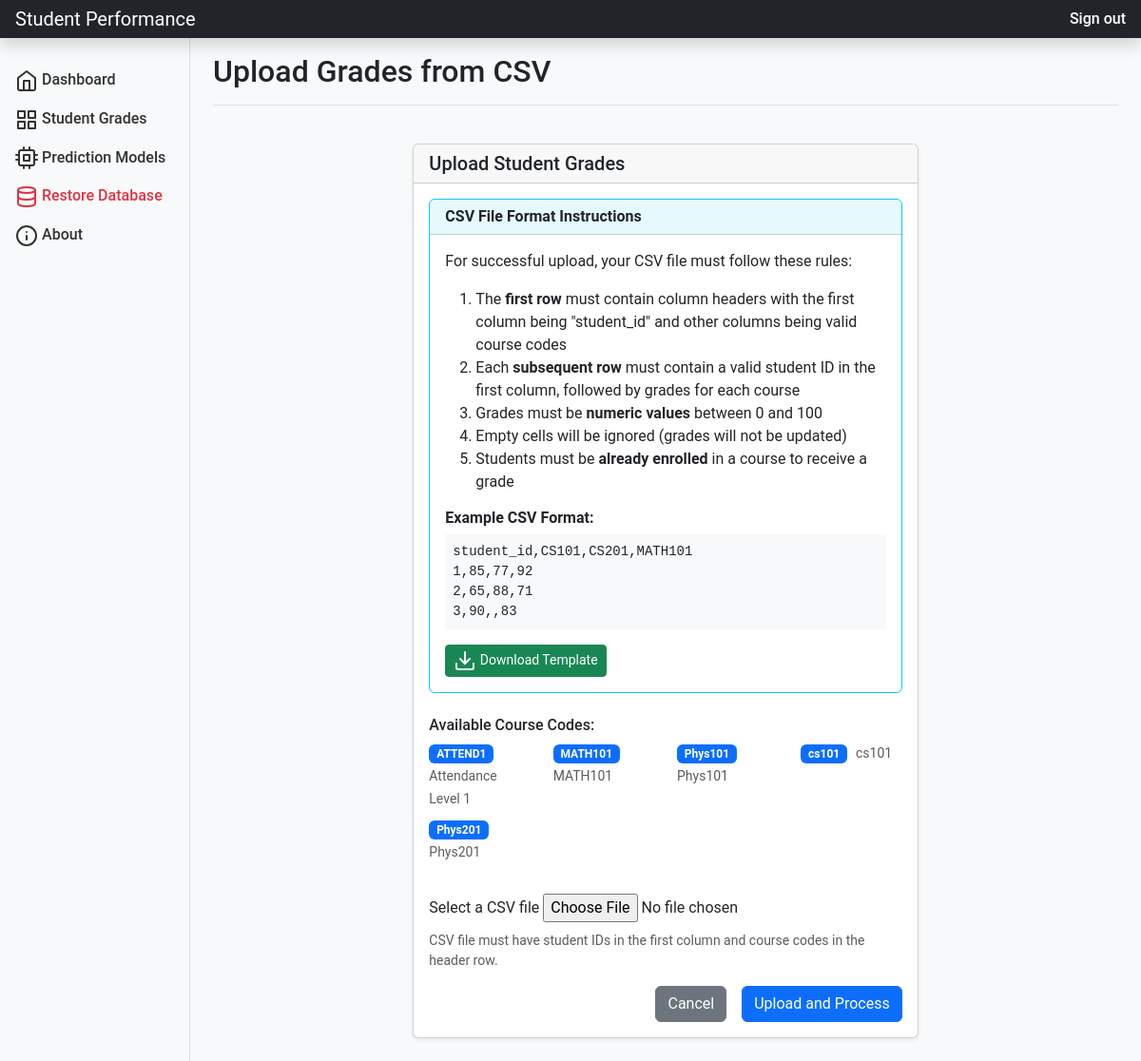
Screenshot of /upload-grades/ (signed in) with the database file from the repository.
### performance_app/models.py (models this page shows, shortened)
class Course(models.Model):
    name = models.CharField(max_length=255)
    code = models.CharField(max_length=20, unique=True)
    level = models.PositiveIntegerField(default=1)

### performance_app/views.py (the view)
# urls.py: path('upload-grades/', views.upload_grades, name='upload_grades'),
@login_required
def upload_grades(request):
    if not hasattr(request.user, 'teacher'):
        messages.warning(request, 'You need to be a teacher to access this page.')
        return redirect('dashboard')
    courses = Course.objects.all().order_by('level', 'name')
    if request.method == 'POST':
        form = GradeUploadForm(request.POST, request.FILES)
        if form.is_valid():
            csv_file = request.FILES['csv_file']
            if not csv_file.name.endswith('.csv'):
                messages.error(request, 'Please upload a CSV file.')
                return redirect('upload_grades')
            try:
                csv_data = csv_file.read().decode('utf-8')
                io_string = io.StringIO(csv_data)
                reader = csv.reader(io_string)
                header = next(reader)
                if len(header) < 2:
                    messages.error(request, 'CSV file must have at least two columns: student ID and at least one grade.')
                    return redirect('upload_grades')
                student_id_col = header[0].strip().lower()
                if not any(keyword in student_id_col for keyword in ['student', 'id']):
                    messages.warning(request, f'First column "{header[0]}" doesn\'t appear to be a student ID column, but proceeding anyway.')
                header_course_codes = [code.strip() for code in header[1:]]
                course_objects = {}
                invalid_courses = []
                for code in header_course_codes:
                    try:
                        course = Course.objects.get(code=code)
                        course_objects[code] = course
                    except Course.DoesNotExist:
                        invalid_courses.append(code)
                if invalid_courses:
                    messages.error(request, f'Invalid course codes in CSV: {", ".join(invalid_courses)}')
                    return redirect('upload_grades')
                grades_updated = 0
                students_not_found = []
                rows_processed = 0
                for row in reader:
                    rows_processed += 1
                    if not row or len(row) == 0:
                        continue  # Skip empty rows
                    try:
                        student_id = int(row[0].strip())
                    except (ValueError, IndexError):
                        messages.warning(request, f'Invalid student ID in row {rows_processed + 1}: {row[0] if row else "empty"}. Skipping this row.')
                        continue
                    try:
                        student = Student.objects.get(student_id=student_id)
                    except Student.DoesNotExist:
                        students_not_found.append(student_id)
                        continue
                    for col_index, course_code in enumerate(header_course_codes):
                        if col_index + 1 >= len(row):
                            continue
                        grade_value = row[col_index + 1].strip()
                        if not grade_value:
                            continue
                        try:
                            grade_float = float(grade_value)
                            if grade_float < 0 or grade_float > 100:
                                messages.warning(request, f'Invalid grade value {grade_float} for student {student_id} in course {course_code}. Grades must be between 0 and 100.')
                                continue
                            course = course_objects.get(course_code)
                            student_grade, created = StudentGrade.objects.update_or_create(
                                student=student,
                                course=course,
                                defaults={'grade': grade_float}
                            )
                            grades_updated += 1
                        except ValueError:
                            messages.warning(request, f'Invalid grade format for student {student_id} in course {course_code}: {grade_value}')
                if grades_updated > 0:
                    messages.success(request, f'Successfully updated {grades_updated} grades from {rows_processed} rows.')
                else:
                    messages.warning(request, 'No grades were updated. Please check the CSV format and try again.')
                if students_not_found:
                    if len(students_not_found) <= 5:
                        messages.warning(request, f'The following student IDs were not found: {", ".join(map(str, students_not_found))}')
                    else:
                        messages.warning(request, f'{len(students_not_found)} student IDs were not found in the system.')
                return redirect('student_grades')
            except Exception as e:
                messages.error(request, f'Error processing CSV file: {str(e)}')
                return redirect('upload_grades')
    else:
        form = GradeUploadForm()
    context = {
        'form': form,
        'courses': courses
    }
    return render(request, 'teacher/upload_grades.html', context)

### performance_app/forms.py
class GradeUploadForm(forms.Form):
    csv_file = forms.FileField(
        label='Select a CSV file',
        help_text='CSV file must have student IDs in the first column and course codes in the header row.'
    )

### performance_app/templates/teacher/upload_grades.html (shortened to what this page needs)
{% extends 'base.html' %}
{% block page_title %}Upload Grades from CSV{% endblock %}
{% block content %}
<div class="container-fluid py-4">
    <div class="row">
        <div class="col-lg-8 col-xl-7 mx-auto">
            <div class="card shadow-sm">
                <div class="card-header">
                    <h5 class="mb-0">Upload Student Grades</h5>
                </div>
                <div class="card-body">
                    <div class="card mb-4 border-info">
                        <div class="card-header bg-info bg-opacity-10">
                            <h6 class="fw-bold mb-0">CSV File Format Instructions</h6>
                        </div>
                        <div class="card-body">
                            <p>For successful upload, your CSV file must follow these rules:</p>
                            <ol>
                                <li>The <strong>first row</strong> must contain column headers with the first column being "student_id" and other columns being valid course codes</li>
                                <li>Each <strong>subsequent row</strong> must contain a valid student ID in the first column, followed by grades for each course</li>
                                <li>Grades must be <strong>numeric values</strong> between 0 and 100</li>
                                <li>Empty cells will be ignored (grades will not be updated)</li>
                                <li>Students must be <strong>already enrolled</strong> in a course to receive a grade</li>
                            </ol>
                            <h6 class="fw-bold mt-3">Example CSV Format:</h6>
                            <pre class="bg-light p-2 mt-2">
student_id,CS101,CS201,MATH101
1,85,77,92
2,65,88,71
3,90,,83
</pre>
                            <div class="mt-2">
                                <a href="{% url 'download_grades_template' %}" class="btn btn-sm btn-success">
                                    <i data-feather="download"></i> Download Template
                                </a>
                            </div>
                        </div>
                    </div>
                    <div class="available-courses mt-4">
                        <h6>Available Course Codes:</h6>
                        <div class="row">
                            {% for course in courses %}
                            <div class="col-md-3 mb-2">
                                <span class="badge bg-primary">{{ course.code }}</span>
                                <small class="text-muted">{{ course.name }}</small>
                            </div>
                            {% endfor %}
                        </div>
                    </div>
                    <form method="post" enctype="multipart/form-data" class="mt-4">
                        <div class="mb-3">
                            <label for="id_csv_file" class="form-label">{{ form.csv_file.label }}</label>
                            {{ form.csv_file }}
                            <div class="form-text">{{ form.csv_file.help_text }}</div>
                        </div>
                        <div class="d-grid gap-2 d-md-flex justify-content-md-end">
                            <a href="{% url 'student_grades' %}" class="btn btn-secondary me-md-2">Cancel</a>
                            <button type="submit" class="btn btn-primary">Upload and Process</button>
                        </div>
                    </form>
                </div>
            </div>
        </div>
    </div>
</div>
{% endblock %}

### performance_app/static/css/styles.css (style rules this page uses)
body { font-family: 'Roboto', sans-serif; background-color: #f8f9fa; }

### performance_app/templates/teacher/upload_grades.html (style rules this page uses)
.available-courses .badge { margin-right: 5px; }

### rows the page displays
Course: code "ATTEND1", name "Attendance Level 1"
Course: code "MATH101", name "MATH101"
Course: code "Phys101", name "Phys101"
Course: code "cs101", name "cs101"
Course: code "Phys201", name "Phys201"
